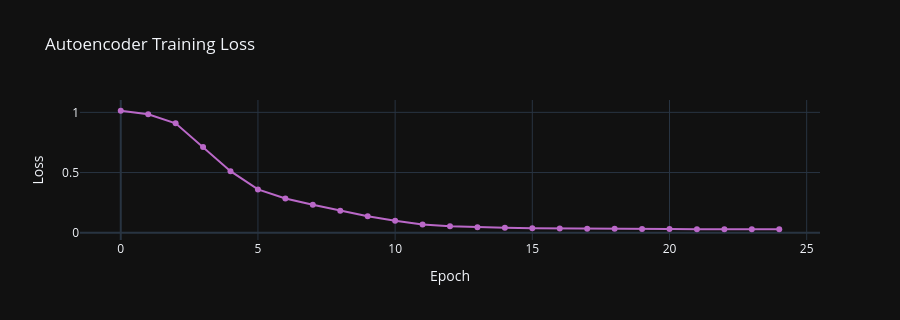

The notebook cell this image was saved under:
### Code cell
# ── Training loss curve ───────────────────────────────────────────────────────
if ae_loss:
    fig = go.Figure(go.Scatter(y=ae_loss, mode='lines+markers',
        line=dict(color=COLORS['secondary'], width=2), name='AE Loss'))
    fig.update_layout(title='Autoencoder Training Loss',
                      xaxis_title='Epoch', yaxis_title='Loss',
                      template=TMPL, height=320)
    fig.show()

# ── Autoencoder latent space scatter ─────────────────────────────────────────
fig = px.scatter(
    x=Z_ae[valid_idx, 0], y=Z_ae[valid_idx, 1],
    color=label_names, color_discrete_map=cmap,
    labels={'x':'z₁','y':'z₂','color':'Label'},
    title='Autoencoder Latent Space — z₁ vs z₂ (ReLU bottleneck)',
    template=TMPL, opacity=0.55,
)
fig.update_traces(marker_size=3)
fig.update_layout(height=440)
img_path = f'{OUTPUT_DIR}/ae_latent.png'
try:
    fig.write_image(img_path, width=1000, height=440)
    display(Image(img_path))
except Exception:
    fig.show()

### Figure 1 — Plotly figure (JSON) as saved in the notebook; plotly's stock layout.template omitted (floating-point values rounded to 4 significant figures)
{"data": [{"line": {"color": "#BA68C8", "width": 2}, "mode": "lines+markers", "name": "AE Loss", "type": "scatter", "y": [1.013, 0.9844, 0.9091, 0.7121, 0.5115, 0.3601, 0.285, 0.233, 0.1823, 0.1371, 0.09975, 0.06917, 0.05342, 0.04619, 0.04159, 0.03843, 0.03584, 0.03404, 0.03249, 0.03145, 0.03056, 0.02996, 0.02967, 0.02913, 0.02911]}], "layout": {"height": 320, "title": {"text": "Autoencoder Training Loss"}, "xaxis": {"title": {"text": "Epoch"}}, "yaxis": {"title": {"text": "Loss"}}}}
